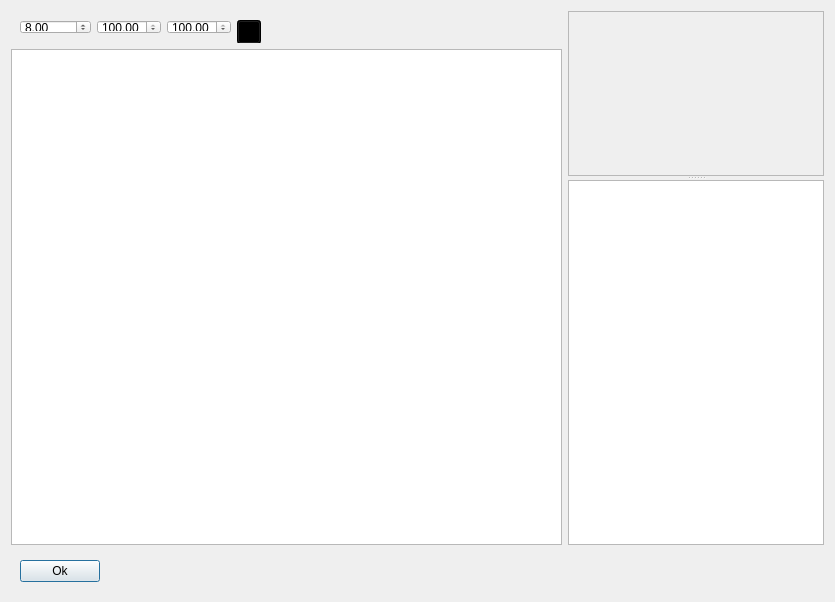
<?xml version="1.0" encoding="UTF-8"?>
<ui version="4.0">
 <class>TextureDrawingDialogue</class>
 <widget class="QDialog" name="TextureDrawingDialogue">
  <property name="geometry">
   <rect>
    <x>0</x>
    <y>0</y>
    <width>835</width>
    <height>602</height>
   </rect>
  </property>
  <property name="windowTitle">
   <string>Dialog</string>
  </property>
  <layout class="QVBoxLayout" name="verticalLayout_2">
   <item>
    <layout class="QHBoxLayout" name="horizontalLayout_3">
     <item>
      <layout class="QVBoxLayout" name="verticalLayout">
       <item>
        <widget class="QWidget" name="widget" native="true">
         <property name="sizePolicy">
          <sizepolicy hsizetype="Preferred" vsizetype="Fixed">
           <horstretch>0</horstretch>
           <verstretch>0</verstretch>
          </sizepolicy>
         </property>
         <property name="minimumSize">
          <size>
           <width>0</width>
           <height>32</height>
          </size>
         </property>
         <property name="maximumSize">
          <size>
           <width>16777215</width>
           <height>32</height>
          </size>
         </property>
         <property name="styleSheet">
          <string notr="true">padding: 0px;</string>
         </property>
         <layout class="QHBoxLayout" name="horizontalLayout_2">
          <item>
           <widget class="QDoubleSpinBox" name="spin_brush_size">
            <property name="toolTip">
             <string>Brush Size</string>
            </property>
            <property name="maximum">
             <double>9999.000000000000000</double>
            </property>
            <property name="value">
             <double>8.000000000000000</double>
            </property>
           </widget>
          </item>
          <item>
           <widget class="QDoubleSpinBox" name="spin_flow_rate">
            <property name="toolTip">
             <string>Flow Rate</string>
            </property>
            <property name="maximum">
             <double>100.000000000000000</double>
            </property>
            <property name="value">
             <double>100.000000000000000</double>
            </property>
           </widget>
          </item>
          <item>
           <widget class="QDoubleSpinBox" name="spin_opacity">
            <property name="toolTip">
             <string>Opacity</string>
            </property>
            <property name="maximum">
             <double>100.000000000000000</double>
            </property>
            <property name="value">
             <double>100.000000000000000</double>
            </property>
           </widget>
          </item>
          <item>
           <widget class="QPushButton" name="color_button">
            <property name="sizePolicy">
             <sizepolicy hsizetype="Fixed" vsizetype="Fixed">
              <horstretch>0</horstretch>
              <verstretch>0</verstretch>
             </sizepolicy>
            </property>
            <property name="minimumSize">
             <size>
              <width>24</width>
              <height>24</height>
             </size>
            </property>
            <property name="maximumSize">
             <size>
              <width>24</width>
              <height>24</height>
             </size>
            </property>
            <property name="autoFillBackground">
             <bool>false</bool>
            </property>
            <property name="styleSheet">
             <string notr="true">background-color: rgb(0,0,0);</string>
            </property>
            <property name="text">
             <string/>
            </property>
            <property name="autoDefault">
             <bool>false</bool>
            </property>
           </widget>
          </item>
          <item>
           <spacer name="horizontalSpacer_2">
            <property name="orientation">
             <enum>Qt::Horizontal</enum>
            </property>
            <property name="sizeHint" stdset="0">
             <size>
              <width>40</width>
              <height>20</height>
             </size>
            </property>
           </spacer>
          </item>
         </layout>
        </widget>
       </item>
       <item>
        <widget class="QGraphicsView" name="interact_window">
         <property name="dragMode">
          <enum>QGraphicsView::NoDrag</enum>
         </property>
         <property name="transformationAnchor">
          <enum>QGraphicsView::AnchorUnderMouse</enum>
         </property>
         <property name="resizeAnchor">
          <enum>QGraphicsView::AnchorUnderMouse</enum>
         </property>
        </widget>
       </item>
      </layout>
     </item>
     <item>
      <widget class="QSplitter" name="splitter">
       <property name="sizePolicy">
        <sizepolicy hsizetype="Maximum" vsizetype="Expanding">
         <horstretch>0</horstretch>
         <verstretch>0</verstretch>
        </sizepolicy>
       </property>
       <property name="minimumSize">
        <size>
         <width>200</width>
         <height>0</height>
        </size>
       </property>
       <property name="maximumSize">
        <size>
         <width>16777215</width>
         <height>16777215</height>
        </size>
       </property>
       <property name="orientation">
        <enum>Qt::Vertical</enum>
       </property>
       <widget class="QScrollArea" name="stencil_scroll">
        <property name="frameShadow">
         <enum>QFrame::Sunken</enum>
        </property>
        <property name="widgetResizable">
         <bool>true</bool>
        </property>
        <widget class="QWidget" name="stencil_select">
         <property name="geometry">
          <rect>
           <x>0</x>
           <y>0</y>
           <width>250</width>
           <height>90</height>
          </rect>
         </property>
         <layout class="QVBoxLayout" name="verticalLayout_4">
          <property name="spacing">
           <number>0</number>
          </property>
          <property name="leftMargin">
           <number>0</number>
          </property>
          <property name="topMargin">
           <number>0</number>
          </property>
          <property name="rightMargin">
           <number>0</number>
          </property>
          <property name="bottomMargin">
           <number>0</number>
          </property>
          <item>
           <layout class="QGridLayout" name="stencil_grid">
            <property name="spacing">
             <number>0</number>
            </property>
           </layout>
          </item>
          <item>
           <spacer name="verticalSpacer">
            <property name="orientation">
             <enum>Qt::Vertical</enum>
            </property>
            <property name="sizeHint" stdset="0">
             <size>
              <width>20</width>
              <height>85</height>
             </size>
            </property>
           </spacer>
          </item>
         </layout>
        </widget>
       </widget>
       <widget class="QListView" name="texture_list">
        <property name="editTriggers">
         <set>QAbstractItemView::DoubleClicked</set>
        </property>
       </widget>
      </widget>
     </item>
    </layout>
   </item>
   <item>
    <widget class="QWidget" name="widget" native="true">
     <property name="sizePolicy">
      <sizepolicy hsizetype="Preferred" vsizetype="Maximum">
       <horstretch>0</horstretch>
       <verstretch>0</verstretch>
      </sizepolicy>
     </property>
     <layout class="QHBoxLayout" name="horizontalLayout">
      <item>
       <widget class="QPushButton" name="ok_button">
        <property name="text">
         <string>Ok</string>
        </property>
       </widget>
      </item>
      <item>
       <spacer name="horizontalSpacer">
        <property name="orientation">
         <enum>Qt::Horizontal</enum>
        </property>
        <property name="sizeHint" stdset="0">
         <size>
          <width>40</width>
          <height>20</height>
         </size>
        </property>
       </spacer>
      </item>
     </layout>
    </widget>
   </item>
  </layout>
 </widget>
 <resources/>
 <connections/>
</ui>
